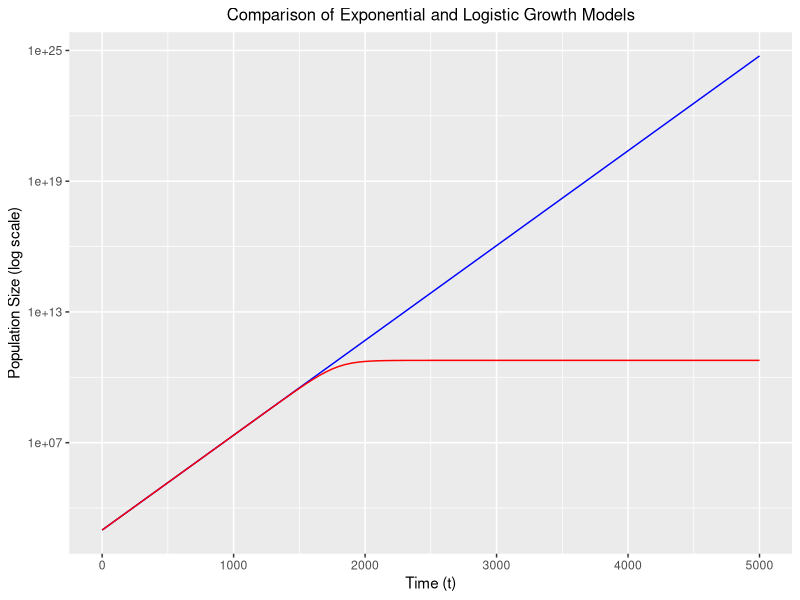

R code for this plot:
library(ggplot2)

# Exponential growth function
exponential_growth <- function(t) {
  N0*exp(r*t)#formula
}

# Logistic growth function
logistic_growth <- function(t) {
  (N0*K*exp(r*t))/(K-N0+N0*exp(r*t))#formula
}

# Define parameter estimates
N0 <- 981
r <- 0.01002
K <- 6e+10

# Plot the growth models
ggplot() +
  geom_function(fun = exponential_growth, color = "blue") +
  geom_function(fun = logistic_growth, color = "red") +
  scale_y_continuous(trans = 'log10') +
  xlim(0, 5000) +                                
  xlab("Time (t)") +                             
  ylab("Population Size (log scale)") +          
  ggtitle("Comparison of Exponential and Logistic Growth Models")+
  theme(plot.title = element_text(size=12, hjust = 0.5))
 
  



